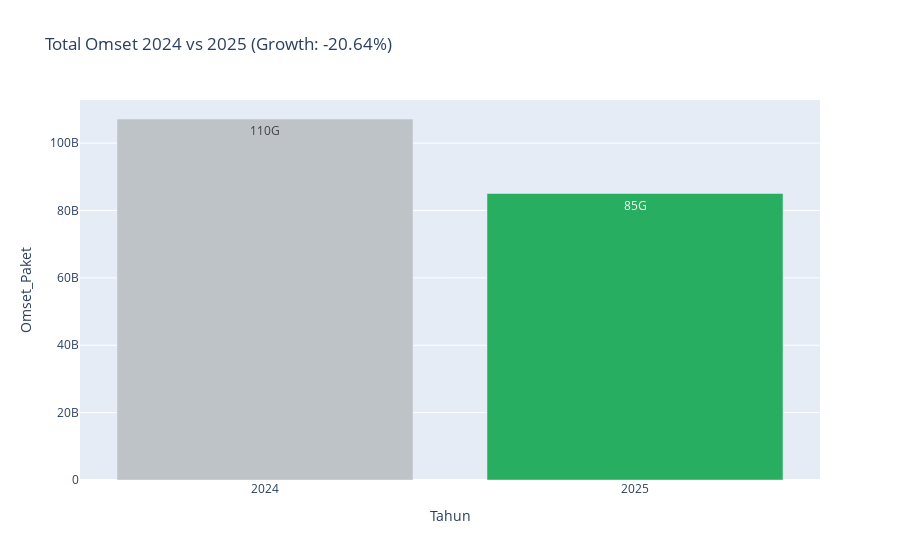
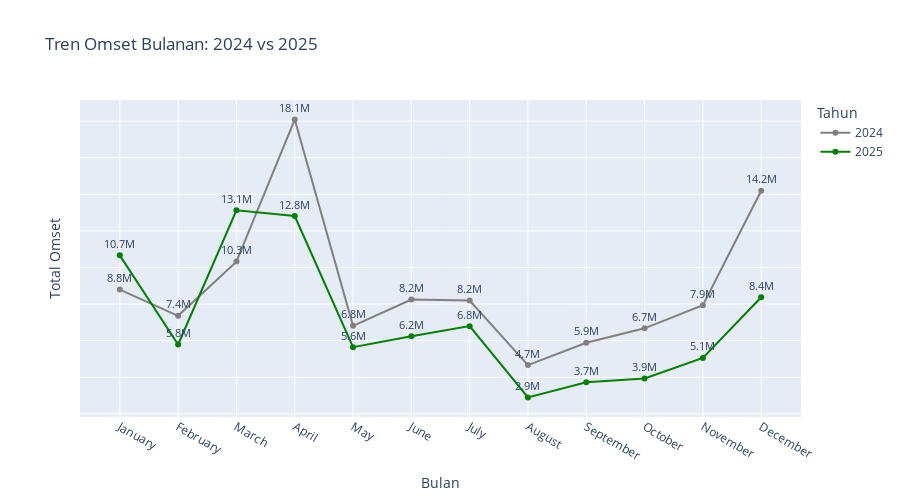

The code cell stored with these charts, in order, in its notebook:
### Markdown cell above
**3. Bagaimana komparasi Omset seluruh paket 2024 vs 2025?**

### Code cell
# ================= 1. PERSIAPAN DATA =================
# Pastikan format tanggal benar
df_clean['Tanggal'] = pd.to_datetime(df_clean['Tanggal'])

# Ambil Tahun dan Bulan
df_clean['Tahun'] = df_clean['Tanggal'].dt.year.astype(str)
df_clean['Bulan_Urut'] = df_clean['Tanggal'].dt.month
df_clean['Nama_Bulan'] = df_clean['Tanggal'].dt.strftime('%B')

# Filter Data hanya 2024 & 2025 (jika ada data tahun lain)
df_comp = df_clean[df_clean['Tahun'].isin(['2024', '2025'])].copy()

# ================= 2. ANALISIS 1: TOTAL OMSET TAHUNAN =================
print("--- KOMPARASI TOTAL OMSET (Yearly) ---")
df_yearly = df_comp.groupby('Tahun')['Omset_Paket'].sum().reset_index()

# Hitung Pertumbuhan (Growth)
omset_2024 = df_yearly[df_yearly['Tahun']=='2024']['Omset_Paket'].sum()
omset_2025 = df_yearly[df_yearly['Tahun']=='2025']['Omset_Paket'].sum()
growth = ((omset_2025 - omset_2024) / omset_2024) * 100

print(f"Total 2024: Rp {omset_2024:,.0f}")
print(f"Total 2025: Rp {omset_2025:,.0f}")
print(f"Pertumbuhan (YoY): {growth:.2f}%")

# Visualisasi Bar Chart Sederhana
fig_total = px.bar(
    df_yearly, 
    x='Tahun', 
    y='Omset_Paket',
    text_auto='.2s',
    title=f'Total Omset 2024 vs 2025 (Growth: {growth:.2f}%)',
    color='Tahun',
    color_discrete_map={'2024': '#bdc3c7', '2025': '#27ae60'} # 2024 Abu, 2025 Hijau
)
fig_total.update_layout(showlegend=False)
fig_total.show()

# ================= 3. ANALISIS 2: TREN BULANAN + DATA LABELS =================
print("\n--- KOMPARASI TREN BULANAN (YoY) ---")

# 1. Grouping Data
df_trend = df_comp.groupby(['Tahun', 'Bulan_Urut', 'Nama_Bulan'])['Omset_Paket'].sum().reset_index()
df_trend = df_trend.sort_values(['Tahun', 'Bulan_Urut'])

# 2. Buat Kolom Label yang Cantik (Singkatan Milyar/Juta)
def format_label_chart(nilai):
    if nilai >= 1_000_000_000:
        return f"{nilai/1_000_000_000:.1f}M" # Contoh: 1.2M (Milyar)
    elif nilai >= 1_000_000:
        return f"{nilai/1_000_000:.0f}jt"   # Contoh: 500jt
    else:
        return f"{nilai/1_000:.0f}rb"

df_trend['Label_Text'] = df_trend['Omset_Paket'].apply(format_label_chart)

# 3. Visualisasi Line Chart dengan Label
fig_trend = px.line(
    df_trend,
    x='Nama_Bulan',
    y='Omset_Paket',
    color='Tahun',
    markers=True,
    text='Label_Text',  # <--- INI KUNCINYA: Menampilkan teks dari kolom Label_Text
    title='Tren Omset Bulanan: 2024 vs 2025',
    color_discrete_map={'2024': 'gray', '2025': 'green'}
)

# 4. Atur Posisi Label agar Rapi
fig_trend.update_traces(
    textposition="top center",  # Taruh angka di atas titik
    textfont_size=11            # Ukuran font
)

# 5. Finishing Layout
fig_trend.update_layout(
    xaxis_title="Bulan",
    yaxis_title="Total Omset",
    legend_title="Tahun",
    yaxis=dict(showticklabels=False), # Opsional: Sembunyikan angka sumbu Y biar tidak double
    height=500 # Tinggi grafik
)

fig_trend.show()

### Figure 1 — Plotly figure (JSON) as saved in the notebook; plotly's stock layout.template omitted (floating-point values rounded to 4 significant figures)
{"data": [{"hovertemplate": "Tahun=%{x}<br>Omset_Paket=%{y}<extra></extra>", "legendgroup": "2024", "marker": {"color": "#bdc3c7", "pattern": {"shape": ""}}, "name": "2024", "orientation": "v", "showlegend": true, "textposition": "auto", "texttemplate": "%{y:.2s}", "type": "bar", "x": ["2024"], "xaxis": "x", "y": [107153829466], "yaxis": "y"}, {"hovertemplate": "Tahun=%{x}<br>Omset_Paket=%{y}<extra></extra>", "legendgroup": "2025", "marker": {"color": "#27ae60", "pattern": {"shape": ""}}, "name": "2025", "orientation": "v", "showlegend": true, "textposition": "auto", "texttemplate": "%{y:.2s}", "type": "bar", "x": ["2025"], "xaxis": "x", "y": [85040739120], "yaxis": "y"}], "layout": {"barmode": "relative", "legend": {"title": {"text": "Tahun"}, "tracegroupgap": 0}, "showlegend": false, "title": {"text": "Total Omset 2024 vs 2025 (Growth: -20.64%)"}, "xaxis": {"anchor": "y", "categoryarray": ["2024", "2025"], "categoryorder": "array", "domain": [0, 1], "title": {"text": "Tahun"}}, "yaxis": {"anchor": "x", "domain": [0, 1], "title": {"text": "Omset_Paket"}}}}

### Figure 2 — Plotly figure (JSON) as saved in the notebook; plotly's stock layout.template omitted (floating-point values rounded to 4 significant figures)
{"data": [{"hovertemplate": "Tahun=2024<br>Nama_Bulan=%{x}<br>Omset_Paket=%{y}<br>Label_Text=%{text}<extra></extra>", "legendgroup": "2024", "line": {"color": "gray", "dash": "solid"}, "marker": {"symbol": "circle"}, "mode": "lines+markers+text", "name": "2024", "orientation": "v", "showlegend": true, "text": ["8.8M", "7.4M", "10.3M", "18.1M", "6.8M", "8.2M", "8.2M", "4.7M", "5.9M", "6.7M", "7.9M", "14.2M"], "textfont": {"size": 11}, "textposition": "top center", "type": "scatter", "x": ["January", "February", "March", "April", "May", "June", "July", "August", "September", "October", "November", "December"], "xaxis": "x", "y": [8791007300, 7356565500, 10319957100, 18082329200, 6808778800, 8248956200, 8196248600, 4665328800, 5883190186, 6674443876, 7933720305, 14193303599], "yaxis": "y"}, {"hovertemplate": "Tahun=2025<br>Nama_Bulan=%{x}<br>Omset_Paket=%{y}<br>Label_Text=%{text}<extra></extra>", "legendgroup": "2025", "line": {"color": "green", "dash": "solid"}, "marker": {"symbol": "circle"}, "mode": "lines+markers+text", "name": "2025", "orientation": "v", "showlegend": true, "text": ["10.7M", "5.8M", "13.1M", "12.8M", "5.6M", "6.2M", "6.8M", "2.9M", "3.7M", "3.9M", "5.1M", "8.4M"], "textfont": {"size": 11}, "textposition": "top center", "type": "scatter", "x": ["January", "February", "March", "April", "May", "June", "July", "August", "September", "October", "November", "December"], "xaxis": "x", "y": [10661914778, 5788983683, 13126995172, 12810167667, 5641771233, 6242501447, 6793540637, 2897963300, 3723839500, 3930380000, 5052872800, 8369808903], "yaxis": "y"}], "layout": {"height": 500, "legend": {"title": {"text": "Tahun"}, "tracegroupgap": 0}, "title": {"text": "Tren Omset Bulanan: 2024 vs 2025"}, "xaxis": {"anchor": "y", "domain": [0, 1], "title": {"text": "Bulan"}}, "yaxis": {"anchor": "x", "domain": [0, 1], "showticklabels": false, "title": {"text": "Total Omset"}}}}
